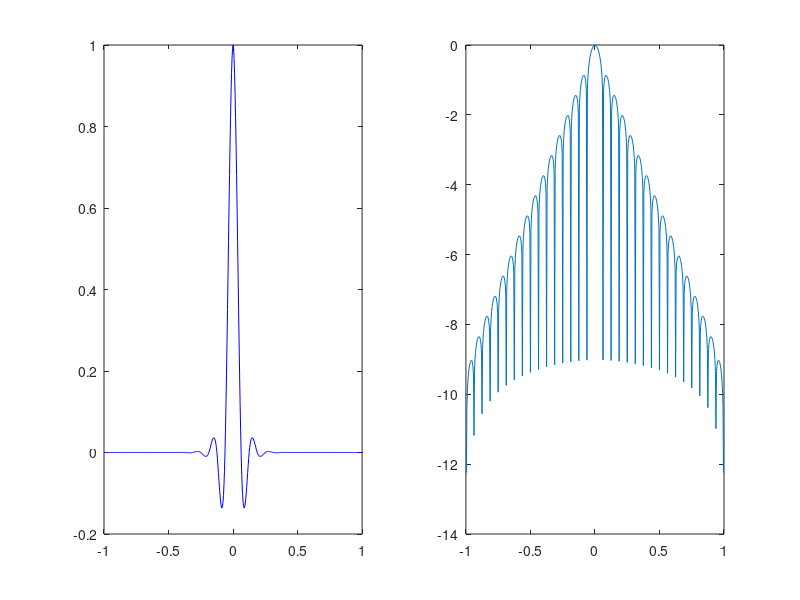

Source code (MATLAB): (Note: this script raises an error after producing the figure.)
%% 
% This work is regarding solving 1-d wave equation using RPS
% semi-discretization method and analysis corresponding dispersion relation
%%
% Solving 1-d wave equation with RPS semi-discretization method
% Considering 1-d wave equation,
%%
% 	$$ \begin{equation}
% 	\begin{cases}
% 	&u_{tt}- u_{xx} =0,  0\leq x\leq 1, t\in[0,T] \\
% 	& u(x,T)=u_0(x),\, \, 0\leq x\leq 1, \\
% 	& u_t(x,T)=u_1(x),\,\,0\leq x\leq 1,  \\
% 	& u(0,t)=u(1,t)=0, \,\, t\in[0,T],
% 	\end{cases}
% 	\label{wave}
% 	\end{equation} $$
%%
% 	When $(u_0,u_1) \in H_0^1(0,1)\times L^2(0,1)$, it admits a unique solution $u(x,t) \in C^0([0,T],H_0^1(0,1)) \cap C^1([0,T],L^2(0,1))$. 
% 	The energy of solution to \eqref{wave} $E(t)$ 
%%
% 	$$ \begin{equation}
% 	E(t)=\frac{1}{2}\int_{0}^{1}| u_x(x,t) |^2+| u_t(x,t)|^2 dx,
% 	\end{equation} $$
%%
% 	is time conserved .
%% 
% With Hilbert Uniqueness Method, the exact controllability of \eqref{control} is  equal to the observability of the adjoint \eqref{wave},
% Observability of \eqref{wave} reads as: Given $T\geq 2$, there exist a positive constant $C(T)\geq 0$ such that
%%
% $$ \begin{equation}
%       E(0)\leq C(T) \int_{0}^{T} |u_x(1,t)|^2 dt.
% \end{equation} $$
%%
% holds for every solution $u(x,t)$ to adjoint system \eqref{wave}
%%
% RPS semi-discretization of  weak variation formulation  of \eqref{wave} is written as
%%
% 	$$ \begin{equation}
% 	M \frac{d^2 \boldsymbol{u}}{dt^2}=-R\boldsymbol{u},
% 	\label{fem_wave}
% 	\end{equation} $$ 
%%
% where $M_{i,j}:=\int_{-\infty}^{+\infty}\phi_i\phi_j dx$ and $R_{i,j}=\int_{-\infty}^{+\infty}\frac{d}{dx}\phi_i\frac{d}{dx}\phi_j dx $ and  the corresponding $\hat{A}(\omega)$ defined as
%%
% 	 $$ \begin{equation}
%       \hat{A}(\omega)= \frac{R e^{i\omega x_n}}{M e^{i\omega x_n} }.
% 	\end{equation} $$
%%
% As for this problem, the rps basis $\phi_i(x)$ corresponding  $x_i$ is defined by 
%%
% 	$$ \begin{equation}
% 	\phi_i =\left\{
% 	\begin{aligned}
% 	\arg &\min_{v \in H_0^2[-1,1]}  \int_{-1}^{1}(\frac{d^2}{dx^2} v)^2 dx  \\
% 	&s.t.\  v(x_j) = \delta_{i,j},\ \ j = \{1,...,N\}, \\
% 	\end{aligned}
% 	\right.
% 	\label{basis}
% 	\end{equation} $$
%%
% Set up uniform fine mesh and coarse mesh
h = 2^(-8); H=2^(-4); Nbasis=2/H-1;
n = 2/h; N=2/H;
%%
% Construct the stiffness matrix and massive matrix regarding p1 finite
% element on fine mesh and coarse mesh respectively
L = sparse([1:n+1,1:n,2:n+1],[1:n+1,2:n+1,1:n],[2*ones(1,n+1),-ones(1,2*n)]);
LL= sparse([1:N-1,1:N-2,2:N-1],[1:N-1,2:N-1,1:N-2],[2*ones(1,N-1),-ones(1,2*N-4)]);
M = sparse([1:n-1,1:n-2,2:n-1],[1:n-1,2:n-1,1:n-2],[2/3*h*ones(1,n-1),1/6*h*ones(1,2*n-4)]);
MM = sparse([1:N-1,1:N-2,2:N-1],[1:N-1,2:N-1,1:N-2],[2/3*H*ones(1,N-1),1/6*H*ones(1,2*N-4)]);
L=1/h*L;
LL=1/H*LL;
%%
% Construct the discrete energy $\|-div(a\nabla \cdot)\|$
temp = L(:,2:end-1);
boundary = L([1,end],2:end-1);
A = temp'*temp+100*(boundary')*boundary;
%%
% Matrix corresponding  pointwise constrains
B = eye(n-1,n-1);
B = B(H/h*[1:Nbasis],:);
%%
% Solve the rps basis by solving the optimization problems 
Psi = zeros(n-1,Nbasis);
for i = 1:size(B,1)
ei = zeros(Nbasis,1); 
ei(i,1) = 1;
Psi(:,i) = A\(B'*((B*inv(A)*B')\ei));
end
%%
% plot the basis and log scale of basis
clf
subplot(1,2,2);
plot(-1+h:h:1-h,log10(abs(Psi(:,16))));
subplot(1,2,1);
plot(-1:h:1,[0;Psi(:,16);0],'b');
%% 
% Set up the time interval, time step, source term $f=0$
T=1;J=10000;f=zeros(length(A),1);
%%
% Set up the concentration parameter of inital data $\gamma$, frequency $\xi$
% and generate fine grids $x$ and the initial data defined on them
gamma=H^(-1.8); xi=3/4*pi; x=-1+h:h:1-h; 
ui=exp(-gamma*(x).^2/2).*cos(xi*x/H);
uti=-gamma*(x).*exp(-gamma*(x).^2/2).*cos(xi*x/H)-xi/H.*exp(-gamma*(x).^2/2).*sin(xi*x/H);
%%  
% Solve the wave equation on fine mesh as a approximation of analytical
% solution, which will be used then as a reference of rps solution 
[u,ut] =  ODEsolver(M,L(2:end-1,2:end-1),ui,uti,f,T,J,M);
[X,Y]=meshgrid(-1+h:h:1-h,0:T/J:T);
clf, pcolor(X,Y,u') ;shading interp ; colorbar; 
title('finemesh solution')
%% 
% Solve the wave equation on coarsemesh using RPS method
xc=x(H/h*[1:Nbasis]);
Mc=Psi'*M*Psi; Lc=Psi'*L(2:end-1,2:end-1)*Psi;  
uci=exp(-gamma*(xc).^2/2).*cos(xi*xc/H);
utci=-gamma*(xc).*exp(-gamma*(xc).^2/2).*cos(xi*xc/H)-xi/H.*exp(-gamma*(xc).^2/2).*sin(xi*xc/H);
fc=zeros(length(Lc),1);
[uc,uct]=ODEsolver(Mc,Lc,uci,utci,fc,T,J,Mc);
clf, pcolor(X,Y,(Psi*uc)');shading interp ; colorbar; 
title('coarsemesh solution with rps basis')

%%
% Solve the wave equation on coarsemesh using p1 fem 
[uuc,uuct]=ODEsolver(MM,LL,uci,utci,fc,T,J,MM);
[XX,YY]=meshgrid(-1+H:H:1-H,0:T/J:T);
clf, pcolor(XX,YY,uuc'); shading interp ; colorbar; 
title('coarsemesh solution with linear basis')

%%
% *Plot the disperation relation of RPS-semi descretization*
%%
% RPS semi-discretization of  weak variation formulation  of \eqref{wave} is written as
%%
% $$ \begin{equation}
%    M \frac{d^2 \boldsymbol{u}}{dt^2}=-R\boldsymbol{u}
% \end{equation} $$

%%
% where $M_{i,j}:=\int_{-\infty}^{+\infty}\phi_i\phi_j dx$ and $R_{i,j}=\int_{-\infty}^{+\infty}\frac{d}{dx}\phi_i\frac{d}{dx}\phi_j dx $ and 
% the corresponding $\hat{A}(\omega)$ defined as
%%
% $$  \begin{equation}
% \hat{A}(\omega)= \frac{R e^{i\omega x_n}}{M e^{i\omega x_n} }.
% 	\end{equation} $$
%%
% Since there's no explicit formulation for matrix $M$ and $R$, We can
% only calculate the fourier symbol of $M$ and $R$ numerically. Assuming
% the matrix $M$ is symmetric and toplitze and dimension $N$ of $M$ being a odd number, then fourier symbol of $M$
%   could be written as
%%
% $$ \begin{equation}
% \hat{M}(\omega)= M_{(N+1)/2,(N+1)/2}-2\sum_{i=1}^{(N+1)/2-1}M_{(N+1)/2,i}cos(i\omega h ),\ \omega h = 0,\frac{1}{N+1}\pi,..., 2\pi.
% \end{equation} $$
%%
% For example, let $M$  be mass matrix corresponding p1
% finite element semi-descretization. the fourier symbol of $M$ is 
%%
% $$ \begin{equation}
% \hat{M}(\omega)=2/3+1/3cos(\omega h)
%  \end{equation} $$
%%
% Construct the discrete $cos(i\omega h)$ with $\omega h$ sampled at 1000
% points at interval $[0,2\pi]$
f = cell(N/2);
f{1} = @(x) 1;
for i =1:N/2-1
    f{i+1} = @(x)2*cos(i*x);
end
f = flip(f);

Matrix_cos=zeros(N/2,1000);
for i=1:N/2
    xx=linspace(0.1,2*pi,1000);
    Matrix_cos(i,:)=arrayfun(f{i},xx);
end
%%
% Calculate the fourier symbol of $M$ and $R$
M_symbol = 1/H*Mc(1/H,1:N/2)*Matrix_cos;
R_symbol = H*Lc(1/H,1:N/2)*Matrix_cos./xx.^2;
%%
% Plot the numerical phase velocity for sinusoidal solution and compare
% it with the ones for FDM and FEM
hold on 
phaseVelocity = R_symbol.^(1/2)./M_symbol.^(1/2);
clf, plot(xx,phaseVelocity)
% for p1 FEM
hold on 
p1PhaseV = sin(xx/2)./xx*2.*(2/3+1/3*cos(xx)).^(-1/2);
plot(xx,p1PhaseV)
% for FDM
hold on 
fdmPhaseV = sin(xx/2)./xx*2;
plot(xx,fdmPhaseV)
%
ax=gca; ax.XTick = ([ 0 1/2*pi 5/6*pi pi 2*pi]);
ax.XTickLabel =({'0','1/2\pi','5/6*\pi','\pi','2\pi'});
xlabel('\omega*H')
legend('RPS','P1 FEM','FDM')
%%
% Plot the numerical group velocity for sinusoidal solution and compare
% it with the ones for FDM and FEM
groupVelocity = diff(phaseVelocity)/((2*pi-0.1)/999).*xx(1:length(xx)-1)+phaseVelocity(1:length(xx)-1);
clf, plot(xx(1:length(groupVelocity)),groupVelocity)
% for p1 FEM
hold on 
p1GroupV = diff(p1PhaseV)/((2*pi-0.1)/999).*xx(1:length(xx)-1)+p1PhaseV(1:length(xx)-1);
plot(xx(1:length(xx)-1),p1GroupV)
% for FDM
hold on 
fdmGroupV = diff(fdmPhaseV)/((2*pi-0.1)/999).*xx(1:length(groupVelocity))+fdmPhaseV(1:length(groupVelocity));
plot(xx(1:length(groupVelocity)),fdmGroupV)
% for ecact group velocity
hold on 
plot(xx, ones(length(xx)),'LineStyle','--')
%
ax=gca; 
ax.XTick=([ 0 1/2*pi 5/6*pi pi 2*pi]);
ax.XTickLabel =({'0','1/2\pi','5/6*\pi','\pi','2\pi'});
ax.XLim=[0 pi];
xlabel('\omega*H')
legend('RPS','P1 FEM','FDM','exact')
%% 
% Plot the numerical disperation relation
% Disperation relation for RPS semi-discretizaton
diperss = phaseVelocity.*xx;
%%
clf
hold on
plot(xx,diperss)
% for P1 FEM
hold on, plot(xx,2*sin(xx/2).*(2/3+1/3*cos(xx)).^(-1/2));
% for FDM
hold on , plot(xx,2*sin(xx./2))
% for exact one
hold on , plot(xx,xx,'LineStyle','--')
ax=gca; 
ax.XTick=([ 0 1/2*pi 5/6*pi pi 2*pi]);
ax.XTickLabel =({'0','1/2\pi','5/6*\pi','\pi','2\pi'});
ax.XLim=[0 pi];
xlabel('\omega*H')
legend('RPS','P1 FEM','FDM','exact')
